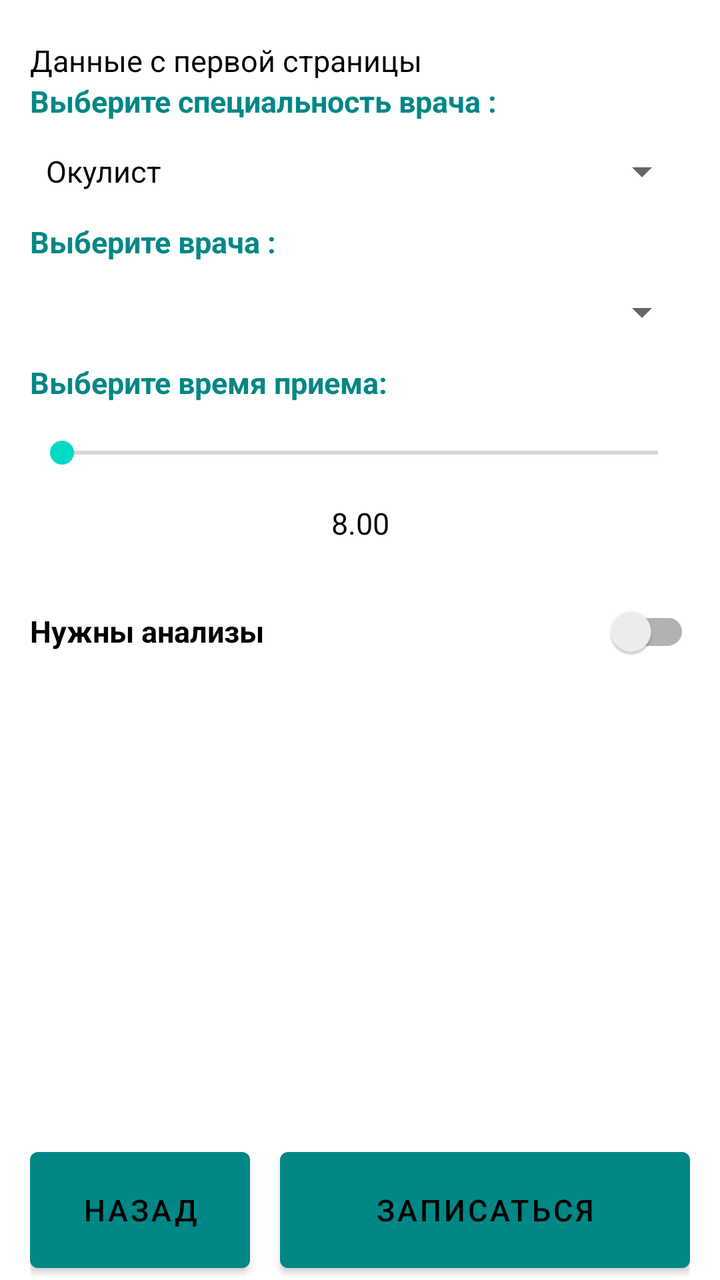
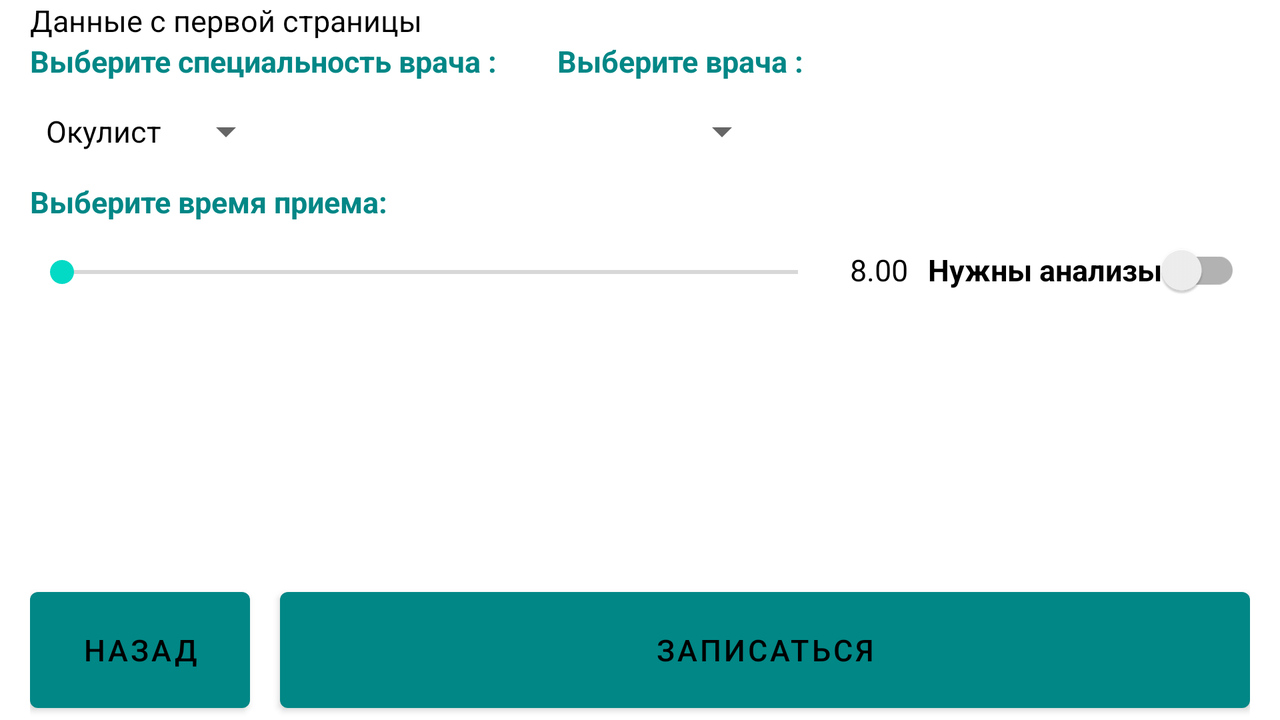

An Android layout and its configuration variant, each rendered on a device that would load it. The default file and the variant file are quoted in full after the pictures.
<!-- AndroidManifest.xml: application theme Theme.Oop3 -->
<!-- res/layout/activity_main2.xml -->
<?xml version="1.0" encoding="utf-8"?>
<androidx.appcompat.widget.LinearLayoutCompat xmlns:android="http://schemas.android.com/apk/res/android"
    xmlns:app="http://schemas.android.com/apk/res-auto"
    xmlns:tools="http://schemas.android.com/tools"
    android:layout_width="match_parent"
    android:layout_height="match_parent"
    android:layout_marginBottom="0dp"
    tools:context=".MainActivity2"
    android:background="@color/white">

    <LinearLayout
        android:layout_width="match_parent"
        android:layout_height="match_parent"
        android:orientation="vertical"
        android:layout_marginTop="20dp"
        android:layout_marginHorizontal="15dp">

        <TextView
            android:id="@+id/info"
            android:layout_width="match_parent"
            android:layout_height="wrap_content"
            android:text="Данные с первой страницы" />

        <TextView
            android:id="@+id/t"
            android:layout_width="match_parent"
            android:layout_height="wrap_content"
            android:textColor="@color/teal_700"
            android:textStyle="bold"
            android:text="Выберите специальность врача :" />
        <Spinner
            android:id="@+id/spinner"
            android:layout_width="match_parent"
            android:layout_height="50dp"
            android:entries="@array/doctors"/>
        <TextView
            android:id="@+id/text"
            android:layout_width="match_parent"
            android:layout_height="wrap_content"
            android:textColor="@color/teal_700"
            android:textStyle="bold"
            android:text="Выберите врача :" />

        <Spinner
            android:id="@+id/spinnerName"
            android:layout_width="match_parent"
            android:layout_height="50dp"/>

    <LinearLayout
        android:layout_width="match_parent"
        android:layout_height="match_parent"
        android:orientation="vertical">
        <TextView
            android:id="@+id/texto"
            android:layout_width="match_parent"
            android:layout_height="wrap_content"
            android:textColor="@color/teal_700"
            android:textStyle="bold"
            android:text="Выберите время приема: " />
        <SeekBar
            android:id="@+id/seekBar"
            android:layout_width="match_parent"
            android:layout_height="50dp"
            android:min="8"
            android:max="18"
            android:progress="8" />

        <TextView
            android:id="@+id/texthint"
            android:layout_width="match_parent"
            android:layout_height="wrap_content"
            android:textAlignment="center"
            android:text="8.00" />

        <androidx.appcompat.widget.SwitchCompat
            android:id="@+id/switch1"
            android:layout_width="match_parent"
            android:layout_height="wrap_content"
            android:layout_marginTop="20dp"
            android:textStyle="bold"
            android:text="Нужны анализы" />

        <LinearLayout
            android:layout_width="match_parent"
            android:layout_height="wrap_content"
            android:orientation="horizontal"
            android:layout_weight="1"
            android:gravity="bottom">

            <Button
                android:id="@+id/buttonBack"
                android:layout_width="110dp"
                android:layout_height="70dp"
                android:layout_marginRight="15dp"
                android:text="Назад"
                android:onClick="back"/>
            <Button
                android:id="@+id/buttonNext"
                android:layout_width="match_parent"
                android:layout_height="70dp"
                android:onClick="writeDown"
                android:text="Записаться"/>
        </LinearLayout>

    </LinearLayout>

    </LinearLayout>
</androidx.appcompat.widget.LinearLayoutCompat>
<!-- resources referenced by this layout -->
<resources>
  <string-array name="doctors">
          <item>Окулист</item>
          <item>Хирург</item>
          <item>ЛОР</item>
      </string-array>
  <color name="teal_700">#FF018786</color>
  <color name="white">#FFFFFFFF</color>
  <style name="Theme.Oop3" parent="Theme.MaterialComponents.DayNight.NoActionBar">
          
          <item name="colorPrimary">@color/teal_700</item>
          <item name="colorPrimaryVariant">@color/gray</item>
          <item name="colorOnPrimary">@color/black </item>
          
          <item name="colorSecondary">@color/teal_200</item>
          <item name="colorSecondaryVariant">@color/teal_700</item>
          <item name="colorOnSecondary">@color/black</item>
          
          <item name="android:statusBarColor" tools:targetApi="l">?attr/colorPrimaryVariant</item>
          
          <item name="android:textColor"> @color/black </item>
          <item name="android:textSize"> 15dp </item>
          <item name="android:editTextColor"> @color/black </item>
          <item name="android:textViewStyle"> @color/black </item>
   </style>
  <color name="gray">#696969</color>
  <color name="black">#FF000000</color>
  <color name="teal_200">#FF03DAC5</color>
</resources>
<!-- res/layout-land/activity_main2.xml (the repository's variant of the layout above) -->
<!-- drawn on the phone turned sideways -->
<?xml version="1.0" encoding="utf-8"?>
<androidx.constraintlayout.widget.ConstraintLayout xmlns:android="http://schemas.android.com/apk/res/android"
    android:layout_width="match_parent"
    android:layout_height="match_parent">
    <LinearLayout
        android:layout_width="match_parent"
        android:layout_height="match_parent"
        android:orientation="vertical"
        android:layout_marginHorizontal="15dp">

        <TextView
            android:id="@+id/info"
            android:layout_width="match_parent"
            android:layout_height="wrap_content"
            android:text="Данные с первой страницы" />

        <LinearLayout
            android:layout_width="wrap_content"
            android:layout_height="wrap_content"
            android:orientation="horizontal">

            <TextView
                android:id="@+id/t"
                android:layout_width="match_parent"
                android:layout_height="wrap_content"
                android:textColor="@color/teal_700"
                android:textStyle="bold"
                android:text="Выберите специальность врача :" />
            <TextView
                android:id="@+id/text"
                android:layout_width="match_parent"
                android:layout_height="wrap_content"
                android:textColor="@color/teal_700"
                android:textStyle="bold"
                android:layout_marginLeft="30dp"
                android:text="Выберите врача :" />

        </LinearLayout>


        <LinearLayout
            android:layout_width="wrap_content"
            android:layout_height="wrap_content"
            android:orientation="horizontal">
            <Spinner
                android:id="@+id/spinner"
                android:layout_width="match_parent"
                android:layout_height="50dp"
                android:entries="@array/doctors"/>

            <Spinner
                android:id="@+id/spinnerName"
                android:layout_width="match_parent"
                android:layout_marginLeft="200dp"
                android:layout_height="50dp"/>
        </LinearLayout>

        <LinearLayout
            android:layout_width="match_parent"
            android:layout_height="match_parent"
            android:orientation="vertical">
            <TextView
                android:id="@+id/texto"
                android:layout_width="match_parent"
                android:layout_height="wrap_content"
                android:textColor="@color/teal_700"
                android:textStyle="bold"
                android:text="Выберите время приема: " />

            <LinearLayout
                android:layout_width="wrap_content"
                android:layout_height="wrap_content"
                android:orientation="horizontal">
                <SeekBar
                    android:id="@+id/seekBar"
                    android:layout_width="400dp"
                    android:layout_height="50dp"
                    android:min="8"
                    android:max="18"
                    android:progress="8" />

                <TextView
                    android:id="@+id/texthint"
                    android:layout_width="match_parent"
                    android:layout_height="wrap_content"
                    android:textAlignment="center"
                    android:layout_marginLeft="10dp"
                    android:text="8.00" />

                <androidx.appcompat.widget.SwitchCompat
                    android:id="@+id/switch1"
                    android:layout_marginLeft="10dp"
                    android:layout_width="match_parent"
                    android:layout_height="wrap_content"
                    android:textStyle="bold"
                    android:text="Нужны анализы" />
            </LinearLayout>


            <LinearLayout
                android:layout_width="match_parent"
                android:layout_height="wrap_content"
                android:orientation="horizontal"
                android:layout_weight="1"
                android:gravity="bottom">

                <Button
                    android:id="@+id/buttonBack"
                    android:layout_width="110dp"
                    android:layout_height="70dp"
                    android:layout_marginRight="15dp"
                    android:text="Назад"
                    android:onClick="back"/>
                <Button
                    android:id="@+id/buttonNext"
                    android:layout_width="match_parent"
                    android:layout_height="70dp"
                    android:onClick="writeDown"
                    android:text="Записаться"/>
            </LinearLayout>

        </LinearLayout>

    </LinearLayout>
</androidx.constraintlayout.widget.ConstraintLayout>
<!-- resources referenced by the variant -->
<!-- as the phone turned sideways resolves them -->
<resources>
  <string-array name="doctors">
          <item>Окулист</item>
          <item>Хирург</item>
          <item>ЛОР</item>
      </string-array>
  <color name="teal_700">#FF018786</color>
  <style name="Theme.Oop3" parent="Theme.MaterialComponents.DayNight.NoActionBar">
          
          <item name="colorPrimary">@color/teal_700</item>
          <item name="colorPrimaryVariant">@color/gray</item>
          <item name="colorOnPrimary">@color/black </item>
          
          <item name="colorSecondary">@color/teal_200</item>
          <item name="colorSecondaryVariant">@color/teal_700</item>
          <item name="colorOnSecondary">@color/black</item>
          
          <item name="android:statusBarColor" tools:targetApi="l">?attr/colorPrimaryVariant</item>
          
          <item name="android:textColor"> @color/black </item>
          <item name="android:textSize"> 15dp </item>
          <item name="android:editTextColor"> @color/black </item>
          <item name="android:textViewStyle"> @color/black </item>
   </style>
  <color name="gray">#696969</color>
  <color name="black">#FF000000</color>
  <color name="teal_200">#FF03DAC5</color>
</resources>
